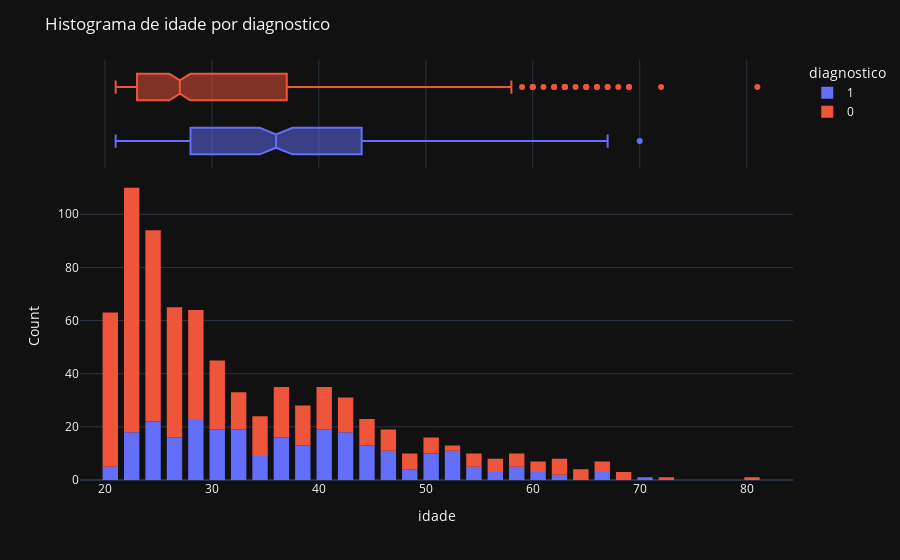

The cell this chart's notebook holds for it:
### Markdown cell above
##### 1.2.1.7 Feature Idade

### Code cell
print_feature_distribution(original_dataset, 'idade')

### Figure 1 — Plotly figure (JSON) as saved in the notebook; plotly's stock layout.template omitted (floating-point values rounded to 4 significant figures; data arrays with more than 128 entries replaced by an {"elided": "..."} marker saying what was removed)
{"data": [{"alignmentgroup": "True", "bingroup": "x", "hovertemplate": "diagnostico=1<br>idade=%{x}<br>count=%{y}<extra></extra>", "legendgroup": "1", "marker": {"color": "#636efa", "pattern": {"shape": ""}}, "name": "1", "offsetgroup": "1", "orientation": "v", "showlegend": true, "type": "histogram", "x": {"elided": "268 int values"}, "xaxis": "x", "yaxis": "y"}, {"alignmentgroup": "True", "hovertemplate": "diagnostico=1<br>idade=%{x}<extra></extra>", "legendgroup": "1", "marker": {"color": "#636efa"}, "name": "1", "notched": true, "offsetgroup": "1", "showlegend": false, "type": "box", "x": {"elided": "268 int values"}, "xaxis": "x2", "yaxis": "y2"}, {"alignmentgroup": "True", "bingroup": "x", "hovertemplate": "diagnostico=0<br>idade=%{x}<br>count=%{y}<extra></extra>", "legendgroup": "0", "marker": {"color": "#EF553B", "pattern": {"shape": ""}}, "name": "0", "offsetgroup": "0", "orientation": "v", "showlegend": true, "type": "histogram", "x": {"elided": "500 int values"}, "xaxis": "x", "yaxis": "y"}, {"alignmentgroup": "True", "hovertemplate": "diagnostico=0<br>idade=%{x}<extra></extra>", "legendgroup": "0", "marker": {"color": "#EF553B"}, "name": "0", "notched": true, "offsetgroup": "0", "showlegend": false, "type": "box", "x": {"elided": "500 int values"}, "xaxis": "x2", "yaxis": "y2"}], "layout": {"bargap": 0.2, "bargroupgap": 0.1, "barmode": "relative", "legend": {"title": {"text": "diagnostico"}, "tracegroupgap": 0}, "margin": {"t": 60}, "title": {"text": "Histograma de idade por diagnostico"}, "xaxis": {"anchor": "y", "domain": [0, 1], "title": {"text": "idade"}}, "xaxis2": {"anchor": "y2", "domain": [0, 1], "matches": "x", "showgrid": true, "showticklabels": false}, "yaxis": {"anchor": "x", "domain": [0, 0.7326], "title": {"text": "Count"}}, "yaxis2": {"anchor": "x2", "domain": [0.7426, 1], "matches": "y2", "showgrid": false, "showline": false, "showticklabels": false, "ticks": ""}}}
